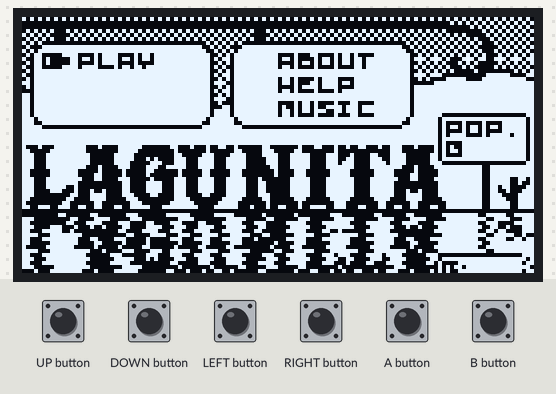
Bench run of a sketch on a simulated Arduboy, built with avr-gcc and run on an emulated ATmega32U4. Parts: 128×64 one-colour display. The inputs (shaded band) are chosen by the test bench. Random numbers use the default seed unless the sketch sets one.

Above: at 1.2 s.
1.3 s: A button pressed for 0.15 s
At 1.4 s:
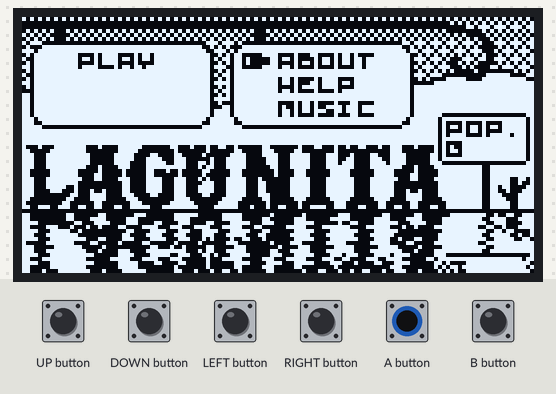
2.0 s: UP button pressed for 0.15 s
At 2.47 s:
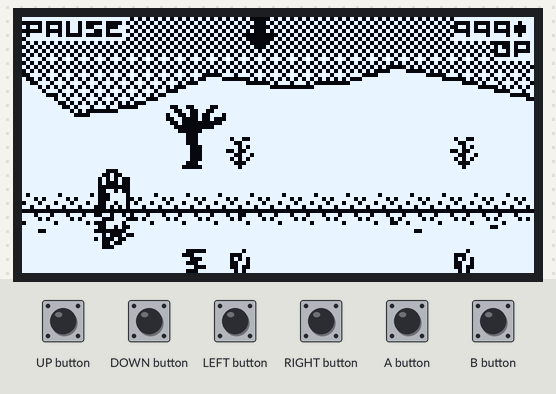
2.7 s: B button pressed for 0.15 s
At 2.88 s:
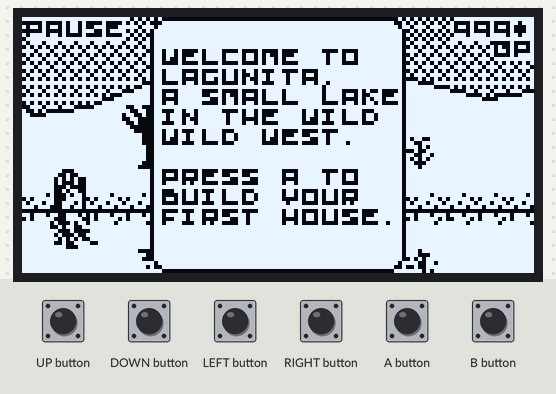
Timing chart, 0 to 5.7 s (numbered marks = the images above; inputs shaded):
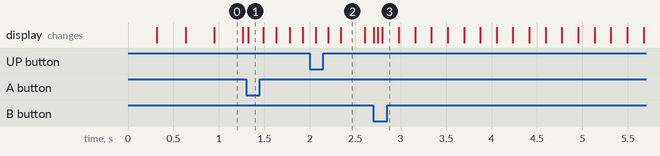

The sketch:

Lagunita.ino
```cpp
#include "Lagunita.hpp"

/* The game instance. */
Lagunita game;

/* To save some memory. */
ARDUBOY_NO_USB

/* Initial setup */
void setup() { game.init(); }

/* Game loop */
void loop() { game.loop(); }
```

ArduboyTones.cpp
```cpp
/**
 * @file ArduboyTones.cpp
 * \brief An Arduino library for playing tones and tone sequences,
 * intended for the Arduboy game system.
 */

/*****************************************************************************
  ArduboyTones

An Arduino library to play tones and tone sequences.

Specifically written for use by the Arduboy miniature game system
https://www.arduboy.com/
but could work with other Arduino AVR boards that have 16 bit timer 3
available, by changing the port and bit definintions for the pin(s)
if necessary.

Copyright (c) 2017 Scott Allen

Permission is hereby granted, free of charge, to any person obtaining a copy
of this software and associated documentation files (the "Software"), to deal
in the Software without restriction, including without limitation the rights
to use, copy, modify, merge, publish, distribute, sublicense, and/or sell
copies of the Software, and to permit persons to whom the Software is
furnished to do so, subject to the following conditions:

The above copyright notice and this permission notice shall be included in
all copies or substantial portions of the Software.

THE SOFTWARE IS PROVIDED "AS IS", WITHOUT WARRANTY OF ANY KIND, EXPRESS OR
IMPLIED, INCLUDING BUT NOT LIMITED TO THE WARRANTIES OF MERCHANTABILITY,
FITNESS FOR A PARTICULAR PURPOSE AND NONINFRINGEMENT. IN NO EVENT SHALL THE
AUTHORS OR COPYRIGHT HOLDERS BE LIABLE FOR ANY CLAIM, DAMAGES OR OTHER
LIABILITY, WHETHER IN AN ACTION OF CONTRACT, TORT OR OTHERWISE, ARISING FROM,
OUT OF OR IN CONNECTION WITH THE SOFTWARE OR THE USE OR OTHER DEALINGS IN
THE SOFTWARE.
*****************************************************************************/

#include "ArduboyTones.hpp"

// pointer to a function that indicates if sound is enabled
static bool (*outputEnabled)();

static volatile long durationToggleCount = 0;
static volatile bool tonesPlaying = false;
static volatile bool toneSilent;

static volatile uint8_t* tonesStart;
static volatile uint8_t* tonesIndex;

// array of frequencies used by the music
static const unsigned int frequencies[] PROGMEM = {0,   73,  82,  87,  98,  110, 131, 147,
                                                   165, 175, 196, 220, 247, 262, 294, 330,
                                                   349, 392, 440, 494, 523, 587, 659};

// array of note durations used by the music
static const unsigned int durations[] PROGMEM = {0, 136, 272, 409, 545, 818, 1090};

ArduboyTones::ArduboyTones(bool (*outEn)()) {
  outputEnabled = outEn;

  bitClear(TONE_PIN_PORT, TONE_PIN);  // set the pin low
  bitSet(TONE_PIN_DDR, TONE_PIN);     // set the pin to output mode
}

void ArduboyTones::tones(const uint8_t* tones) {
  bitWrite(TIMSK3, OCIE3A, 0);                // disable the output compare match interrupt
  tonesStart = tonesIndex = (uint8_t*)tones;  // set to start of sequence array
  nextTone();                                 // start playing
}

void ArduboyTones::noTone() {
  bitWrite(TIMSK3, OCIE3A, 0);        // disable the output compare match interrupt
  TCCR3B = 0;                         // stop the counter
  bitClear(TONE_PIN_PORT, TONE_PIN);  // set the pin low
  tonesPlaying = false;
}

bool ArduboyTones::playing() {
  return tonesPlaying;
}

void ArduboyTones::nextTone() {
  uint16_t freq;
  uint16_t dur;
  long toggleCount;
  uint32_t ocrValue;

  uint8_t cmd = getNext();

  if (cmd == 0) {  // "end of sequence" marker
    noTone();      // stop playing
    return;
  }

  tonesPlaying = true;

  freq = pgm_read_word(frequencies + (cmd & 0x1f));
  dur = pgm_read_word(durations + (cmd >> 5));

  if (freq == 0) {                               // if tone is silent
    ocrValue = F_CPU / 8 / SILENT_FREQ / 2 - 1;  // dummy tone for silence
    freq = SILENT_FREQ;
    toneSilent = true;
    bitClear(TONE_PIN_PORT, TONE_PIN);  // set the pin low
  } else {
    ocrValue = F_CPU / 8 / freq / 2 - 1;
    toneSilent = false;
  }

  if (!outputEnabled()) {  // if sound has been muted
    toneSilent = true;
  }

  if (dur != 0) {
    // A right shift is used to divide by 512 for efficency.
    // For durations in milliseconds it should actually be a divide by 500,
    // so durations will by shorter by 2.34% of what is specified.
    toggleCount = (static_cast<long>(dur) * freq) >> 9;
  } else {
    toggleCount = 1;  // indicate no duration
  }

  TCCR3A = 0;
  TCCR3B = _BV(WGM32) | _BV(CS31);  // CTC mode, prescaler /8
  OCR3A = ocrValue;
  durationToggleCount = toggleCount;
  bitWrite(TIMSK3, OCIE3A, 1);  // enable the output compare match interrupt
}

uint8_t ArduboyTones::getNext() {
  return pgm_read_byte(tonesIndex++);
}

ISR(TIMER3_COMPA_vect) {
  if (durationToggleCount != 0) {
    if (!toneSilent) {
      *(&TONE_PIN_PORT) ^= TONE_PIN_MASK;  // toggle the pin
    }
    if (durationToggleCount > 0) {
      durationToggleCount--;
    }
  } else {
    ArduboyTones::nextTone();
  }
}
```

ArduboyTones.hpp
```cpp
/**
 * @file ArduboyTones.h
 * \brief An Arduino library for playing tones and tone sequences,
 * intended for the Arduboy game system.
 */

/*****************************************************************************
  ArduboyTones

An Arduino library to play tones and tone sequences.

Specifically written for use by the Arduboy miniature game system
https://www.arduboy.com/
but could work with other Arduino AVR boards that have 16 bit timer 3
available, by changing the port and bit definintions for the pin(s)
if necessary.

Copyright (c) 2017 Scott Allen

Permission is hereby granted, free of charge, to any person obtaining a copy
of this software and associated documentation files (the "Software"), to deal
in the Software without restriction, including without limitation the rights
to use, copy, modify, merge, publish, distribute, sublicense, and/or sell
copies of the Software, and to permit persons to whom the Software is
furnished to do so, subject to the following conditions:

The above copyright notice and this permission notice shall be included in
all copies or substantial portions of the Software.

THE SOFTWARE IS PROVIDED "AS IS", WITHOUT WARRANTY OF ANY KIND, EXPRESS OR
IMPLIED, INCLUDING BUT NOT LIMITED TO THE WARRANTIES OF MERCHANTABILITY,
FITNESS FOR A PARTICULAR PURPOSE AND NONINFRINGEMENT. IN NO EVENT SHALL THE
AUTHORS OR COPYRIGHT HOLDERS BE LIABLE FOR ANY CLAIM, DAMAGES OR OTHER
LIABILITY, WHETHER IN AN ACTION OF CONTRACT, TORT OR OTHERWISE, ARISING FROM,
OUT OF OR IN CONNECTION WITH THE SOFTWARE OR THE USE OR OTHER DEALINGS IN
THE SOFTWARE.
*****************************************************************************/

#ifndef ARDUBOY_TONES_H
#define ARDUBOY_TONES_H

#include <Arduino.h>

// ************************************************************
// ***** Values to use as function parameters in sketches *****
// ************************************************************

/** \brief
 * Frequency value for sequence termination. (No duration follows)
 */
#define TONES_END 0x8000

/** \brief
 * Frequency value for sequence repeat. (No duration follows)
 */
#define TONES_REPEAT 0x8001

/** \brief
 * Add this to the frequency to play a tone at high volume
 */
#define TONE_HIGH_VOLUME 0x8000

/** \brief
 * `volumeMode()` parameter. Use the volume encoded in each tone's frequency
 */
#define VOLUME_IN_TONE 0

/** \brief
 * `volumeMode()` parameter. Play all tones at normal volume, ignoring
 * what's encoded in the frequencies
 */
#define VOLUME_ALWAYS_NORMAL 1

/** \brief
 * `volumeMode()` parameter. Play all tones at high volume, ignoring
 * what's encoded in the frequencies
 */
#define VOLUME_ALWAYS_HIGH 2

// ************************************************************

#ifndef AB_DEVKIT
// ***** SPEAKER ON TWO PINS *****
// Indicates that each of the speaker leads is attached to a pin, the way
// the Arduboy is wired. Allows tones of a higher volume to be produced.
// If commented out only one speaker pin will be used. The other speaker
// lead should be attached to ground.
#define TONES_2_SPEAKER_PINS
// *******************************

// ***** VOLUME HIGH/NORMAL SUPPORT *****
// With the speaker placed across two pins, higher volume is produced by
// toggling the second pin to the opposite state of the first pin.
// Normal volume is produced by leaving the second pin low.
// Comment this out for only normal volume support, which will slightly
// reduce the code size.
#define TONES_VOLUME_CONTROL
// **************************************

#ifdef TONES_VOLUME_CONTROL
// Must be defined for volume control, so force it if necessary.
#define TONES_2_SPEAKER_PINS
#endif
#endif

#ifndef AB_DEVKIT
// Arduboy speaker pin 1 = Arduino pin 5 = ATmega32u4 PC6
#define TONE_PIN_PORT PORTC
#define TONE_PIN_DDR DDRC
#define TONE_PIN PORTC6
#define TONE_PIN_MASK _BV(TONE_PIN)
// Arduboy speaker pin 2 = Arduino pin 13 = ATmega32u4 PC7
#define TONE_PIN2_PORT PORTC
#define TONE_PIN2_DDR DDRC
#define TONE_PIN2 PORTC7
#define TONE_PIN2_MASK _BV(TONE_PIN2)
#else
// DevKit speaker pin 1 = Arduino pin A2 = ATmega32u4 PF5
#define TONE_PIN_PORT PORTF
#define TONE_PIN_DDR DDRF
#define TONE_PIN PORTF5
#define TONE_PIN_MASK _BV(TONE_PIN)
#endif

// Dummy frequency used to for silent tones (rests).
#define SILENT_FREQ 250

/** \brief
 * The ArduboyTones class for generating tones by specifying
 * frequency/duration pairs.
 */
class ArduboyTones {
 public:
  /** \brief
   * The ArduboyTones class constructor.
   */
  ArduboyTones(bool (*outEn)());

  /** \brief
   * Play a tone sequence from frequency/duration pairs in a PROGMEM array.
   *
   * \param tones A pointer to an array of frequency/duration pairs.
   * The array must be placed in code space using `PROGMEM`.
   *
   * \details
   * \parblock
   * See the `tone()` function for details on the frequency and duration values.
   * A frequency of 0 for any tone means silence (a musical rest).
   *
   * The last element of the array must be `TONES_END` or `TONES_REPEAT`.
   *
   * Example:
   *
   * \code
   * const uint16_t sound1[] PROGMEM = {
   *   220,1000, 0,250, 440,500, 880,2000,
   *   TONES_END
   * };
   * \endcode
   *
   * \endparblock
   */
  static void tones(const uint8_t* tones);

  /** \brief
   * Stop playing the tone or sequence.
   *
   * \details
   * If a tone or sequence is playing, it will stop. If nothing
   * is playing, this function will do nothing.
   */
  static void noTone();

  /** \brief
   * Check if a tone or tone sequence is playing.
   *
   * \return boolean `true` if playing (even if sound is muted).
   */
  static bool playing();

 private:
  // Get the next value in the sequence
  static uint8_t getNext();

 public:
  // Called from ISR so must be public. Should not be called by a program.
  static void nextTone();
};

#endif
```

Buildings.hpp
```cpp
#pragma once

#include <avr/pgmspace.h>
#include <stdint.h>
#include "Utility.hpp"

/* Type of building that can be constructed by the player. */
class Building {
 public:
  enum class IDs : uint8_t {
    /* actions */
    empty,
    back,
    upgrade,
    /* housing*/
    house,
    water,
    saloon,
    farm,
    mill,
    mine,
    /* services */
    church,
    sheriff,
    bank,
    stable,
    /* nature */
    weed,
    cactus,
    tree,
    /* special */
    totem,
    /* upgrades */
    house2,
    bank2,
    sheriff2,
    church2,
    saloon2,
    stable2,
    farm2,
    /* categories */
    count,
    actions = empty,
    housing = house,
    services = church,
    nature = weed,
    upgrades = house2,
  };

  static const uint8_t ACTIONS = static_cast<uint8_t>(IDs::actions);
  static const uint8_t HOUSING = static_cast<uint8_t>(IDs::housing);
  static const uint8_t SERVICES = static_cast<uint8_t>(IDs::services);
  static const uint8_t NATURE = static_cast<uint8_t>(IDs::nature);

  struct Status {
    uint16_t built : 10; /* max 1023 buildings  */
    bool enabled : 1;    /* one bit for enabled */
  };

  /* Convenience functions for reading from PROGMEM */
  const __FlashStringHelper* name() const;
  const uint8_t jobs() const;
  const uint16_t cost() const;
  const uint8_t width() const;
  const uint8_t height() const;
  const uint8_t maintenance() const;
  const uint8_t profit() const;
  const uint8_t* bitmap() const;
  const Building::IDs upgrade() const;

  /* Building's name. */
  static const __FlashStringHelper* name(const uint8_t id);
  static const __FlashStringHelper* name(IDs id) { return name(static_cast<uint8_t>(id)); };
  /* How many jobs the building offer. */
  static const uint8_t jobs(const uint8_t id);
  static const uint8_t jobs(IDs id) { return jobs(static_cast<uint8_t>(id)); };
  /* How much does it cost to construct the building. */
  static const uint16_t cost(const uint8_t id);
  static const uint16_t cost(IDs id) { return cost(static_cast<uint8_t>(id)); };
  /* Width in tiles (8px). */
  static const uint8_t width(const uint8_t id);
  static const uint8_t width(IDs id) { return width(static_cast<uint8_t>(id)); };
  /* Height in tiles (8px). */
  static const uint8_t height(const uint8_t id);
  static const uint8_t height(IDs id) { return height(static_cast<uint8_t>(id)); };
  /* Cost to maintain the building in $/sec. */
  static const uint8_t maintenance(const uint8_t id);
  static const uint8_t maintenance(IDs id) { return maintenance(static_cast<uint8_t>(id)); };
  /* Money generated by the building at full capacity. */
  static const uint8_t profit(const uint8_t id);
  static const uint8_t profit(IDs id) { return profit(static_cast<uint8_t>(id)); };
  /* Pointer to the bitmap. */
  static const uint8_t* bitmap(const uint8_t id);
  static const uint8_t* bitmap(IDs id) { return bitmap(static_cast<uint8_t>(id)); };
  /* Building's description in PROGMEM. */
  static const char* description(const uint8_t id);
  static const char* description(IDs id) { return description(static_cast<uint8_t>(id)); };
  /* Which building this building can be upgraded to. */
  static const Building::IDs upgrade(const uint8_t id);
  static const Building::IDs upgrade(IDs id) { return upgrade(static_cast<uint8_t>(id)); };

  static const uint8_t count() { return static_cast<uint8_t>(IDs::count); }

  const char _name[8];
  const uint8_t* const _bitmap;
  const uint8_t _jobs;
  const uint16_t _cost;
  const uint8_t _width;
  const uint8_t _height;
  const uint8_t _maintenance;
  const uint8_t _profit;
  const Building::IDs _upgrade;
};
```

Events.hpp
```cpp
#pragma once

#include "Buildings.hpp"

/* Represents the state of an event. */
enum class EventState : uint8_t { untriggered, justTriggered, triggered };

/* Represent an immutable event. */
class Events {
 public:
  /* This class cannot be constructed. */
  Events() = delete;

  /* Return the buildings that gets unlocked by this event. */
  static uint8_t buildingUnlocked(uint8_t id);

  /* Return the text of this event. */
  static const char* getText(uint8_t id);

  /* Update an EventState for this event's parameters. */
  static EventState update(
      EventState ev,
      uint8_t id,
      uint16_t population,
      Building::Status buildings[static_cast<uint8_t>(Building::IDs::count)]);

  static const uint8_t count = 15;
};
```

Lagunita.hpp
```cpp
#pragma once

#include "Level.hpp"
#include "Music.hpp"
#include "Utility.hpp"

class Lagunita {
 public:
  void init();
  void loop();

  static const uint16_t frame_rate = 32;

 private:
  void update();
  void render();

  bool canSave();
  bool canLoad();

  void save();
  void load();

 private:
  void updateHighScore();

  enum class Menus : uint8_t { main, game, credits, help, lost, exit, saved };
  enum class MainSelections : uint8_t { play, load, save, credits, help, audio };
  uint8_t help_page = 0;
  int16_t weed = 0;
  uint16_t high_score = 0;

  Arduboy2Base arduboy;
  Drawing drawing = {arduboy.sBuffer};
  Tinyfont tinyfont = {arduboy.sBuffer, Arduboy2Base::width(), Arduboy2Base::height()};
  Music music = {arduboy};
  Level level = {arduboy, tinyfont, drawing};
  Menus currentMenu = Menus::main;
  MainSelections currentMainSelection = MainSelections::play;
};
```

Music.hpp
```cpp
#pragma once

#include <stdint.h>
#include "ArduboyTones.hpp"
#include "Utility.hpp"

/* Class that plays the game music. */
class Music {
 public:
  Music(Arduboy2Base& arduboy) : sound(arduboy.audio.enabled){};
  void init();
  void play();
  bool isPlaying() { return sound.playing(); };

 private:
  ArduboyTones sound;
};
```

Source omitted: Bitmaps.hpp (33368 bytes), Buildings.cpp (8803 bytes), Events.cpp (7209 bytes), Lagunita.cpp (20322 bytes), Level.cpp (35335 bytes), Level.hpp (2993 bytes), Music.cpp (data table, 4275 bytes), Tinyfont.cpp (6271 bytes), Tinyfont.hpp (5308 bytes), Utility.cpp (7951 bytes), Utility.hpp (2169 bytes)
